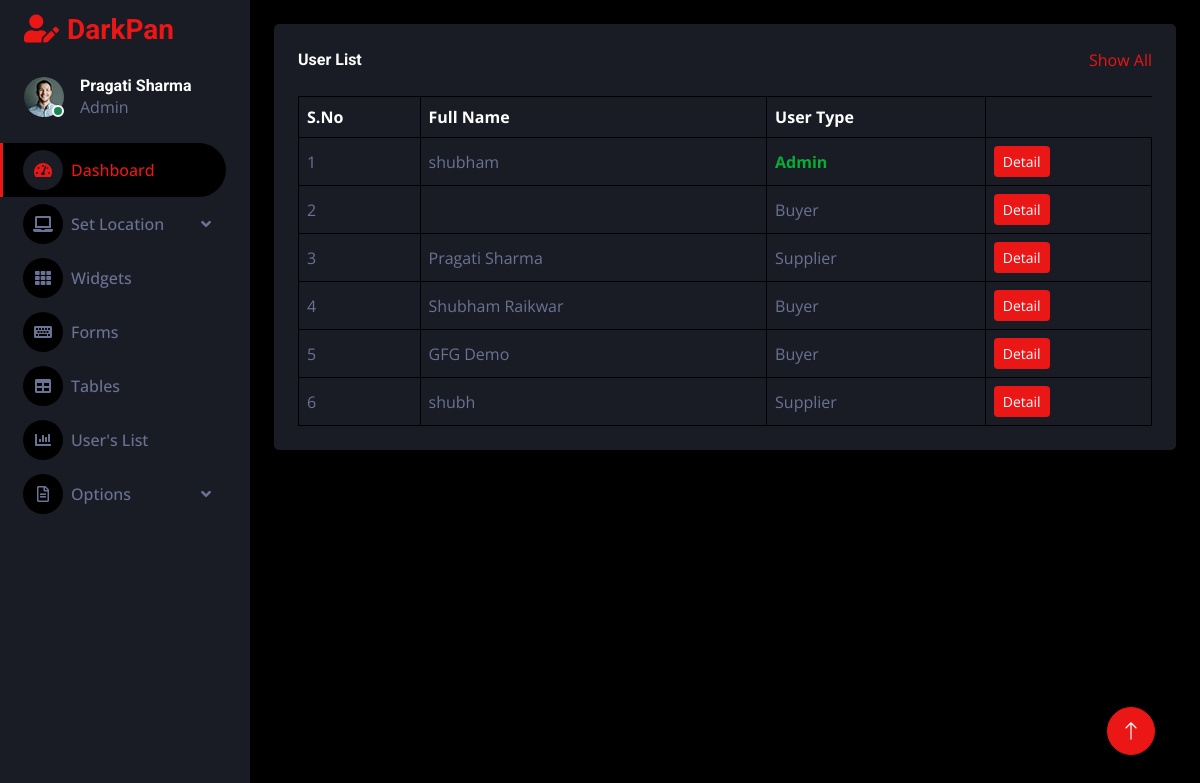
The page /admin-app/user/ (signed in) on the database its author committed.
### accounts/models.py (models this page shows)
class User(AbstractUser):
    is_admin = models.BooleanField(default=False)
    is_supplier = models.BooleanField(default=False)
    address = models.TextField(max_length=500)
    qualification = models.CharField(max_length=100)
    looking_for = models.CharField(max_length=100)
    country = models.CharField(max_length=100)
    state = models.CharField(max_length=100)
    display_picture = models.ImageField(upload_to='dp', blank=True, null=True)
    bg_picture = models.ImageField(upload_to='background', blank=True, null=True)
    contact_no = models.CharField(max_length=12)
    company_name = models.CharField(max_length=100)
    courses = models.CharField(max_length=100)
    office_email = models.CharField(max_length=200)
    off_phone_no = models.CharField(max_length=12)
    upload_resume = models.FileField(upload_to='documents', blank=True, null=True)
    follower = models.ManyToManyField("Follow")

### MyAdmin/views.py (the view)
# urls.py: path('user/', views.User_list, name='user'),
def User_list(request):
    user = User.objects.all()
    return render(request, "admin/users.html", {'user':user})

### templates/admin/users.html (shortened to what this page needs)
{% extends 'admin/dashboard.html' %}
     {% block content %}
            <div class="content">
            <div class="container-fluid pt-4 px-4">
                <div class="bg-secondary text-center rounded p-4">
                    <div class="d-flex align-items-center justify-content-between mb-4">
                        <h6 class="mb-0">User List</h6>
                        <a href="">Show All</a>
                    </div>
                    <div class="table-responsive">
                        <table class="table text-start align-middle table-bordered table-hover mb-0">
                            <thead>
                                <tr class="text-white">
                                    <th scope="col">S.No</th>
                                    <th scope="col">Full Name</th>
                                    <th scope="col">User Type</th>
                                </tr>
                            </thead>
                            <tbody>
                                {% for name in user%}
                                <tr>
                                    <td>{{forloop.counter}}</td>
                                    <td>{{ name.first_name }}</td>
                                    <td>
                                        {% if name.is_staff == 1 %}
                                        Buyer
                                        {% elif name.is_supplier == 1 %}
                                        Supplier
                                        {% elif name.is_admin == 1 %}
                                        <b style="color: rgb(9, 173, 53);">Admin</b>
                                      {% endif %}
                                    </td>
                                    <td><a class="btn btn-sm btn-primary" href="">Detail</a></td>
                                </tr>
                               {% endfor %}
                            </tbody>
                        </table>
                    </div>
                </div>
            </div>
                </div>
            </div>
{% endblock content %}

### templates/admin/dashboard.html (shortened to what this page needs)
{% load static %}
<!DOCTYPE html>
<html lang="en">
<head>
    <link href="https://cdnjs.cloudflare.com/ajax/libs/font-awesome/5.10.0/css/all.min.css" rel="stylesheet">
    <link href="https://cdn.jsdelivr.net/npm/bootstrap-icons@1.4.1/font/bootstrap-icons.css" rel="stylesheet">
    <link href="{% static 'lib/owlcarousel/assets/owl.carousel.min.css' %}" rel="stylesheet">
    <link href="{% static 'lib/tempusdominus/css/tempusdominus-bootstrap-4.min.css' %}" rel="stylesheet" />
    <link href="{% static 'css/bootstrap.min.css' %}" rel="stylesheet">
    <link href="{% static 'css/style.css' %}" rel="stylesheet">
</head>
<body>
    <div class="container-fluid position-relative d-flex p-0">
        <div class="sidebar pe-4 pb-3">
            <nav class="navbar bg-secondary navbar-dark">
                <a href="index.html" class="navbar-brand mx-4 mb-3">
                    <h3 class="text-primary"><i class="fa fa-user-edit me-2"></i>DarkPan</h3>
                </a>
                <div class="d-flex align-items-center ms-4 mb-4">
                    <div class="position-relative">
                        <img class="rounded-circle" src="{% static 'img/user.jpg' %}" alt="" style="width: 40px; height: 40px;">
                        <div class="bg-success rounded-circle border border-2 border-white position-absolute end-0 bottom-0 p-1"></div>
                    </div>
                    <div class="ms-3">
                        <h6 class="mb-0">{{ request.user.first_name}}</h6>
                        <span>Admin</span>
                    </div>
                </div>
                <div class="navbar-nav w-100">
                    <a href="/admin-app/" class="nav-item nav-link active"><i class="fa fa-tachometer-alt me-2"></i>Dashboard</a>
                    <div class="nav-item dropdown">
                        <a href="#" class="nav-link dropdown-toggle" data-bs-toggle="dropdown"><i class="fa fa-laptop me-2"></i>Set Location</a>
                    </div>
                    <a href="widget.html" class="nav-item nav-link"><i class="fa fa-th me-2"></i>Widgets</a>
                    <a href="form.html" class="nav-item nav-link"><i class="fa fa-keyboard me-2"></i>Forms</a>
                    <a href="table.html" class="nav-item nav-link"><i class="fa fa-table me-2"></i>Tables</a>
                    <a href="/admin-app/user/" class="nav-item nav-link"><i class="fa fa-chart-bar me-2"></i>User's List</a>
                    <div class="nav-item dropdown">
                        <a href="#" class="nav-link dropdown-toggle" data-bs-toggle="dropdown"><i class="far fa-file-alt me-2"></i>Options</a>
                    </div>
                </div>
            </nav>
        </div>
    {% block content %}{% endblock content %}
        <a href="#" class="btn btn-lg btn-primary btn-lg-square back-to-top"><i class="bi bi-arrow-up"></i></a>
</body>
</html>

### static/css/style.css (style rules this page uses)
:root { --primary: #EB1616; --secondary: #191C24; --light: #6C7293; --dark: #000000; }
.back-to-top { position: fixed; display: none; right: 45px; bottom: 45px; z-index: 99; }
.btn { transition: .5s; }
.btn-lg-square { width: 48px; height: 48px; }
.btn-square, .btn-sm-square, .btn-lg-square { padding: 0; display: inline-flex; align-items: center; justify-content: center; font-weight: normal; border-radius: 50px; }
.sidebar { position: fixed; top: 0; left: 0; bottom: 0; width: 250px; height: 100vh; overflow-y: auto; background: var(--secondary); transition: 0.5s; z-index: 999; }
.content { margin-left: 250px; min-height: 100vh; background: var(--dark); transition: 0.5s; }
@media (min-width: 992px) { .sidebar { margin-left: 0; } }
@media (min-width: 992px) { .content { width: calc(100% - 250px); } }
.sidebar .navbar .navbar-nav .nav-link { padding: 7px 20px; color: var(--light); font-weight: 500; border-left: 3px solid var(--secondary); border-radius: 0 30px 30px 0; outline: none; }
.sidebar .navbar .navbar-nav .nav-link:hover, .sidebar .navbar .navbar-nav .nav-link.active { color: var(--primary); background: var(--dark); border-color: var(--primary); }
.sidebar .navbar .navbar-nav .nav-link i { width: 40px; height: 40px; display: inline-flex; align-items: center; justify-content: center; background: var(--dark); border-radius: 40px; }
.sidebar .navbar .navbar-nav .nav-link:hover i, .sidebar .navbar .navbar-nav .nav-link.active i { background: var(--secondary); }
.sidebar .navbar .dropdown-toggle::after { position: absolute; top: 15px; right: 15px; border: none; content: "\f107"; font-family: "Font Awesome 5 Free"; font-weight: 900; transition: .5s; }

### rows shown on the page
User: user.first_name "Pragati Sharma", first_name "Pragati Sharma", is_staff "Supplier"
User: first_name "shubham", is_staff "Admin"
User: is_staff "Buyer"
User: first_name "Shubham Raikwar", is_staff "Buyer"
User: first_name "GFG Demo", is_staff "Buyer"
User: first_name "shubh", is_staff "Supplier"
